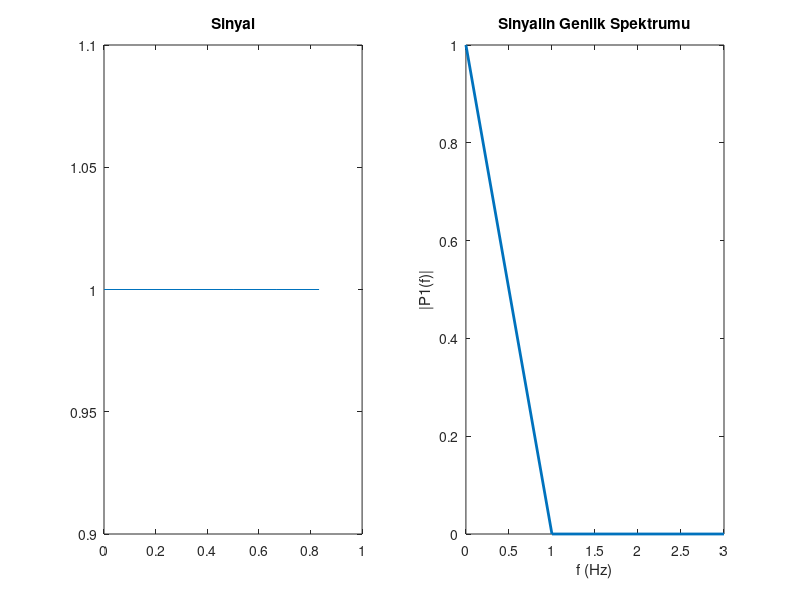

This chart was generated by the following MATLAB code:
Sinyal = [1 1 1 1 1 1];
Fs = 6;        % Örnekleme frekansı
Ts = 1/Fs;         % Örnekleme periyodu
L = 6;          % Sinyalin uzunluğu
t = (0:L-1)*Ts;    % Zaman vektörü
figure,subplot(1,2,1);plot(t,Sinyal);title('Sinyal');

% Fsample: örnekleme frekansı
L = length(t);
Y = fft(Sinyal);
P2 = abs(Y/L);
P1 = P2(1:L/2+1);
P1(2:end-1) = 2*P1(2:end-1);

f = Fs*(0:(L/2))/L;

subplot(1,2,2);plot(f,P1,'LineWidth',2);
title('Sinyalin Genlik Spektrumu');
xlabel('f (Hz)');
ylabel('|P1(f)|');
